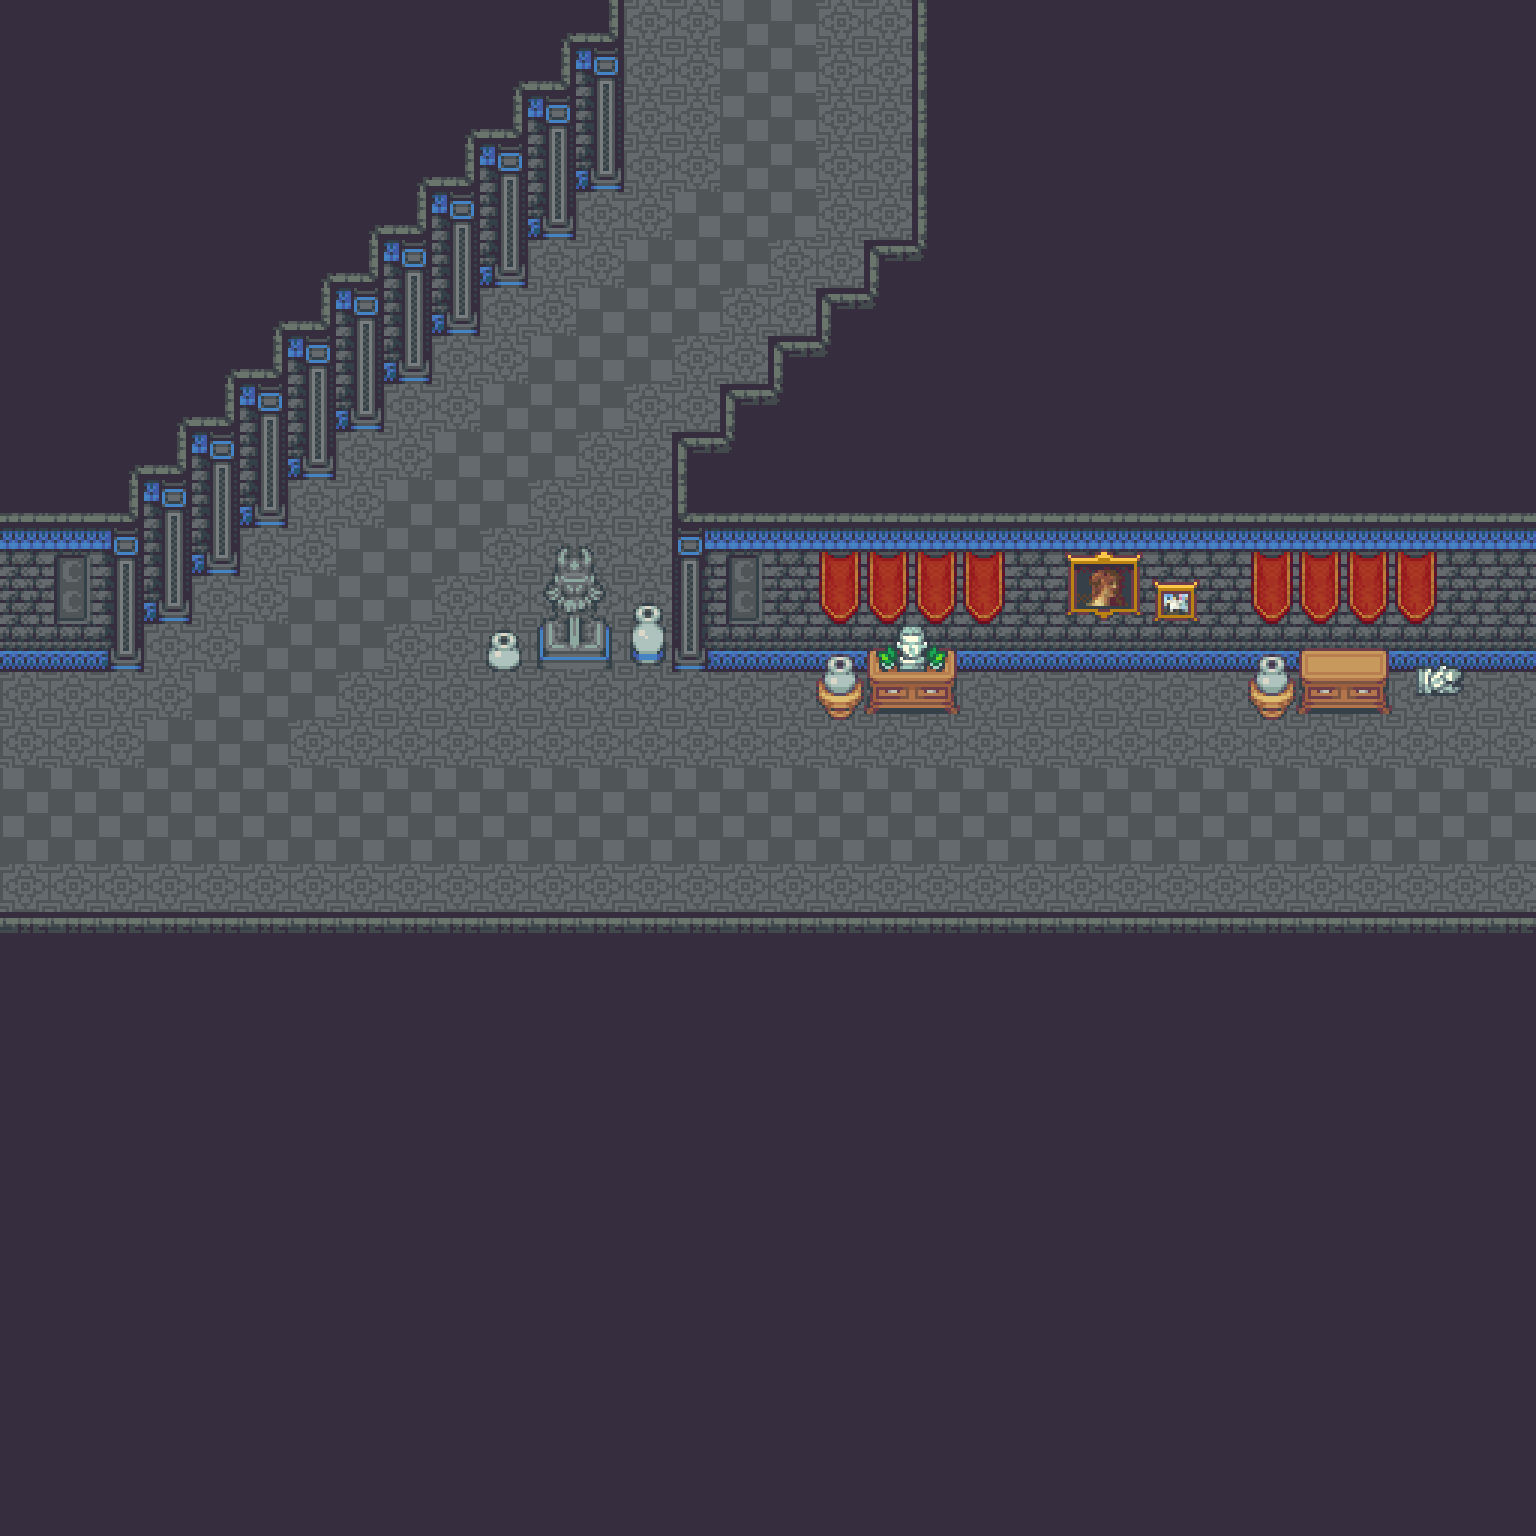

Rendered tile map (Tiled .tmx) drawn with the repository's tilesets; below, a short description and the map source with its tile grids summarised:
An orthogonal 32x32 tile map with 48x48 px tiles, 3 tile layers (Ground, Furnishing, Ceiling), 4 tilesets and 3 objects.

<map version="1.10" tiledversion="1.10.1" orientation="orthogonal" renderorder="right-down" width="32" height="32" tilewidth="48" tileheight="48" infinite="0" nextlayerid="5" nextobjectid="5">
 <tileset firstgid="1" source="Castle.tsx" />
 <tileset firstgid="1480" source="CastleInterior.tsx" />
 <tileset firstgid="3160" source="CastleObjects.tsx" />
 <tileset firstgid="3416" source="CastleObjects2.tsx" />
 <layer id="2" name="Ground" width="32" height="32">
  <data>[1024 cells, 1024 non-empty, 2 distinct tile ids]</data>
 </layer>
 <layer id="1" name="Furnishing" width="32" height="32">
  <data>[1024 cells, 773 non-empty, 33 distinct tile ids]</data>
 </layer>
 <layer id="4" name="Ceiling" width="32" height="32">
  <data>[1024 cells, 17 non-empty, 16 distinct tile ids]</data>
 </layer>
 <objectgroup id="3" name="Props">
  <object id="2" gid="235" x="624" y="576" width="48" height="48">
   <properties>
    <property name="I" value="[ChestSpawn]" />
   </properties>
  </object>
  <object id="3" gid="235" x="288" y="768" width="48" height="48">
   <properties>
    <property name="S" value="" />
   </properties>
  </object>
  <object id="4" gid="235" x="1104" y="720" width="48" height="48">
   <properties>
    <property name="I" value="[ChestSpawn]" />
   </properties>
  </object>
 </objectgroup>
</map>
